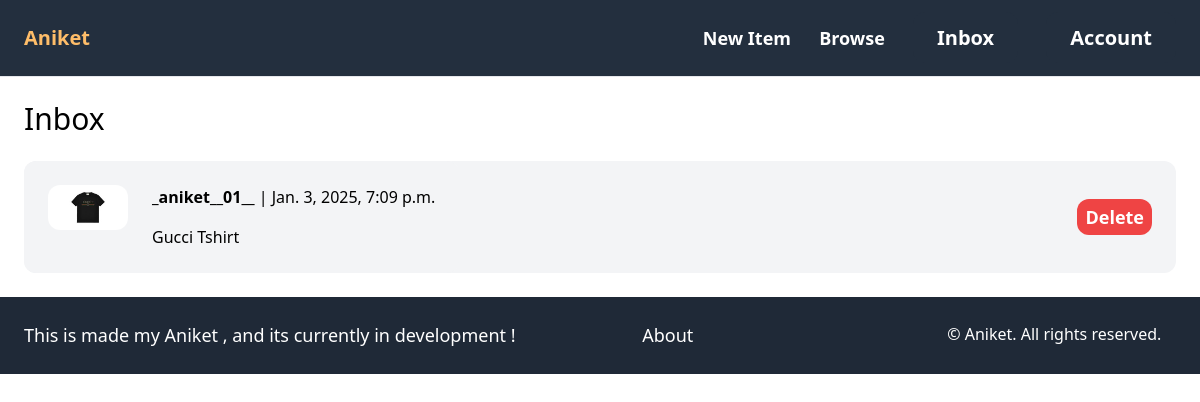
Screenshot of /inbox/ (signed in) with the database file from the repository.
### conversation/models.py (models this page shows)
class Conversation(models.Model):
    item = models.ForeignKey(Item,related_name='conversation',on_delete=models.CASCADE)
    members = models.ManyToManyField(User,related_name='conversations')
    created_at = models.DateTimeField(auto_now_add=True)
    modified_at = models.DateTimeField(auto_now=True)
    class Meta:
        ordering = ('-modified_at',)

### item/models.py (models this page shows, shortened)
class Item(models.Model):
     category = models.ForeignKey(Category,related_name='items',on_delete=models.CASCADE)
     name = models.CharField(max_length=255)
     description = models.TextField(blank=True)
     price = models.FloatField()
     image = models.ImageField(upload_to='item_images',null=False)
     is_sold = models.BooleanField(default=False)
     created_by = models.ForeignKey(User,related_name='item',on_delete=models.CASCADE)
     created_at = models.DateTimeField(auto_now_add=True)

### conversation/views.py (the view)
# urls.py: path('inbox/', include('conversation.urls')),
@login_required
def inbox(request):
    conversations = Conversation.objects.filter(members__in=[request.user.id])
    return render(request, 'conversation/inbox.html', {
        'conversations': conversations
    })

### conversation/templates/conversation/inbox.html (shortened to what this page needs)
{%extends 'core/base.html' %}
{%block content%}
<h1 class="mb-6 text-3xl">Inbox</h1>
<div class="space-y-6">
    {%for conversation in conversations%}
    <div class="flex bg-gray-100 rounded-xl justify-between items-center">
        <a href="{%url 'conversation:detail' conversation.id %}" >
            <div class="p-6 flex bg-gray-100 rounded-xl ">
            <div class="pr-6 ">
                <img src="{{conversation.item.image.url}}" class="w-20 rounded-xl">
            </div>
            <div>
            {%for member in conversation.members.all%}
                {%if member != request.user %}
                <p class="mb-4"><strong>{{member.username}}</strong> | {{conversation.modified_at}}</p>
                <p>{{conversation.item.name}}</p>
                {%endif%}
            {%endfor%}
            </div>
            </div>
        </a>
        <a href="{%url 'conversation:delete' conversation.id%}" class="m-6 px-2 py-1 text-lg font-semibold bg-red-500 text-white rounded-xl">
            Delete
        </a>
    </div>
    {%endfor%}
</div>
{%endblock%}

### rows the page displays
Conversation: item.image (picture), modified_at "Jan. 3, 2025, 7:09 p.m.", item.name "Gucci Tshirt"

### other values shown
{{ member.username }} "_aniket__01__"
